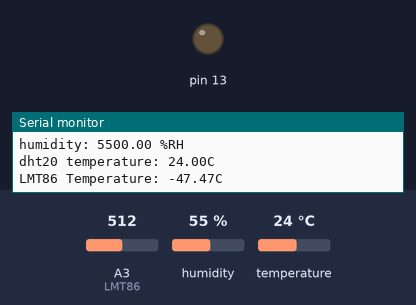
Bench run of a sketch on a simulated Arduino Uno, built with avr-gcc and run on an emulated ATmega328P. On the bench: output pins drawn as LEDs (lit = HIGH), the last lines printed to the serial monitor. The test bench sets the inputs (shaded band); at power-on: A3 (LMT86) = 512, humidity 55 %, temperature 24 °C.

Above: at 1.2 s.
1.3 s: A3 (LMT86) set to 377
3.2 s: A3 (LMT86) set to 347
At 5.1 s:
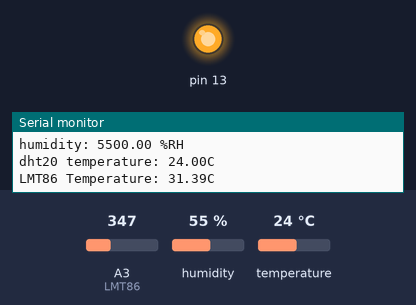
5.6 s: A3 (LMT86) set to 511
At 7.3 s:
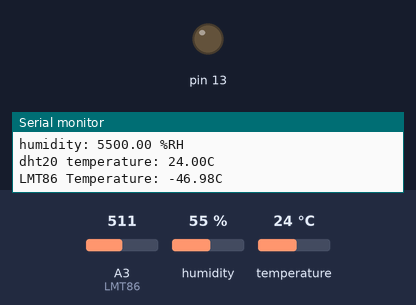
7.6 s: A3 (LMT86) set to 306
At 8.5 s:
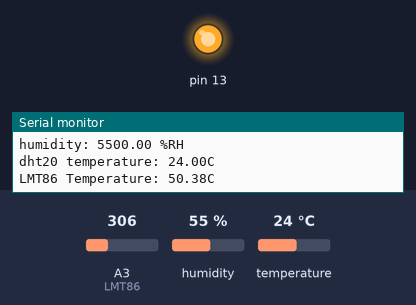
Timing chart, 0 to 10.6 s (numbered marks = the images above; inputs shaded):
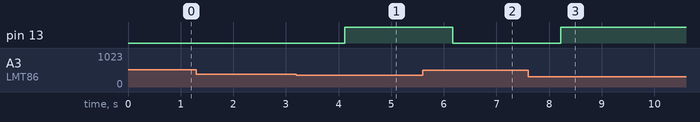

The sketch:

getData.ino
```cpp
// (licence header left out)
#include <DFRobot_DHT20.h>
/*!
 * @brief Construct the function
 * @param pWire IC bus pointer object and construction device, can both pass or not pass parameters, Wire in default.
 * @param address Chip IIC address, 0x38 in default.
 */
int LMT86 = A3;
double A3_Read = 0;
float LMT86_Voltage = 0;
float LMT86_Temperature = 0;

DFRobot_DHT20 dht20;

void setup(){
  pinMode(13, OUTPUT);
  Serial.begin(115200);
  //Initialize sensor
  while(dht20.begin()){
    Serial.println("Initialize sensor failed");
    delay(1000);
  }
}

void loop(){
  //Get ambient temperature
  A3_Read = analogRead(LMT86);
  LMT86_Voltage = A3_Read*5.2/(1024);

  int DHT20_Temperature = dht20.getTemperature();
  float LMT86_Temperature = (10.888 - sqrt(143.217468-13.88*LMT86_Voltage))/(-0.00694) + 30;

  if(LMT86_Temperature >= 25.00){
    digitalWrite(13, HIGH);
  }
  else {
    digitalWrite(13, LOW);
  }

  //Print relative humidity
  Serial.print("humidity: "); Serial.print(dht20.getHumidity()*100);Serial.println(" %RH");
  //Print DHT20 Temperature
  Serial.print("dht20 temperature: "); Serial.print(dht20.getTemperature());Serial.print("C\n");
  //Print LMT86 Temperature
  Serial.print("LMT86 Temperature: "); Serial.print(LMT86_Temperature); Serial.println("C");

  delay(1000);

}
```

Measured:
- the behaviour switches between 361 and 360 on A3 (LMT86) (found by bisection; images 0 and 1)
- after the input at 3.2 s, pin 13: LOW → HIGH after 0.92 s
- after the input at 5.6 s, pin 13: HIGH → LOW after 0.57 s
- after the input at 7.6 s, pin 13: LOW → HIGH after 0.62 s
